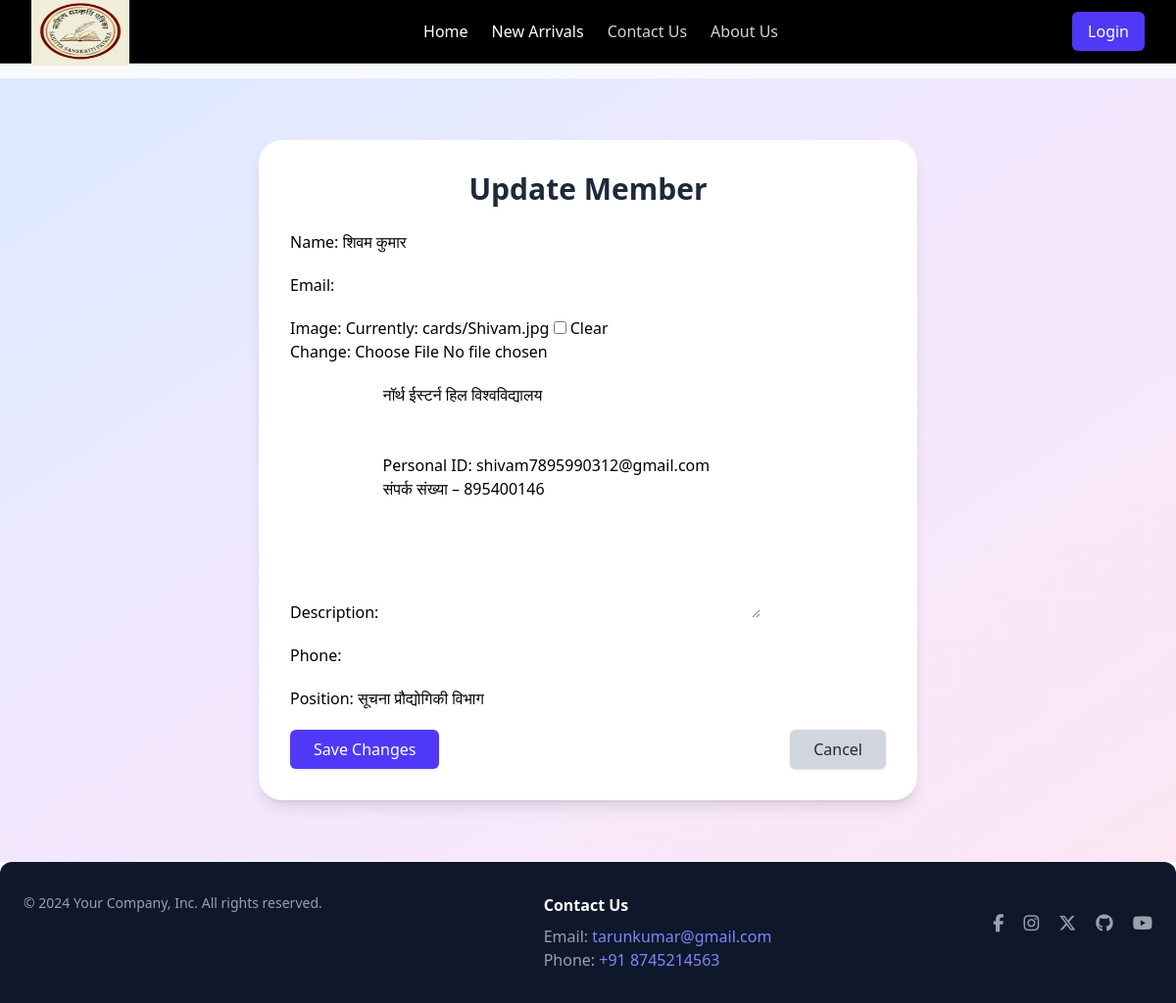
The app's page /member/update/1/ with its own data.
### component/models.py (models this page shows, shortened)
class Members(models.Model):
    image = models.ImageField(upload_to='cards',blank=True, null=True)
    name = models.CharField(max_length=100)
    email = models.EmailField(max_length=100, blank=True, null=True)
    phone = models.CharField(max_length=15, blank=True, null=True)
    description = models.TextField(default='')
    date_added = models.DateTimeField(default=timezone.now)
    position = models.CharField(max_length=100)

### component/views.py (the view)
# urls.py: path('member/update/<int:member_id>/', views.updateMember, name='update_member'),
def updateMember(request, member_id):
    member = get_object_or_404(Members, id=member_id)
    if request.method == 'POST':
        form = MemberDetail(request.POST, request.FILES, instance=member)
        if form.is_valid():
            form.save()
            messages.success(request, "Member updated successfully.")
            return redirect('member_list')  # adjust this to your actual member list view name
    else:
        form = MemberDetail(instance=member)
    return render(request, 'component/update_member.html', {'form': form})

### component/forms.py
class MemberDetail(forms.ModelForm):
    class Meta:
        model = Members
        fields = ['name', 'email', 'image', 'description','phone','position']

### component/templates/component/update_member.html (shortened to what this page needs)
{% extends "layout.html" %}
{% block content %}
<div class="min-h-screen flex items-center justify-center bg-gradient-to-br from-blue-100 via-purple-100 to-pink-100 py-10">
<div class="bg-white p-8 rounded-3xl shadow-lg w-full max-w-2xl">
    <h2 class="text-3xl font-bold text-center text-gray-800 mb-6">Update Member</h2>
    <form method="POST" enctype="multipart/form-data" class="space-y-5">
    {{ form.as_p }}
    <div class="flex justify-between">
        <button type="submit" class="bg-indigo-600 text-white px-6 py-2 rounded-md shadow hover:bg-indigo-700 transition">
        Save Changes
        </button>
        <a href="{% url 'aboutUs' %}" class="bg-gray-300 text-gray-800 px-6 py-2 rounded-md shadow hover:bg-gray-400 transition">
        Cancel
        </a>
    </div>
    </form>
</div>
</div>
{% endblock %}

### records on screen
Members: name "शिवम कुमार", description "नॉर्थ ईस्टर्न हिल विश्वविद्यालय Personal ID: shivam7895990312@gmail.com संपर्क संख्या – 895400146", position "सूचना प्रौद्योगिकी विभाग"
